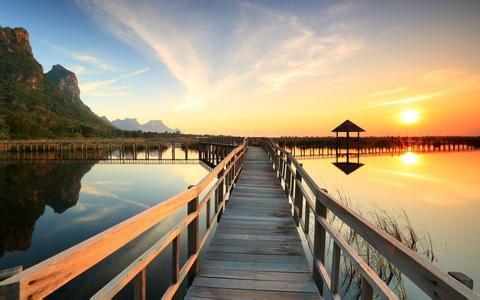
//> input picture OpenCV_Sample/Open_3/bitmap.png, 480 x 300 px
$ ./main   (built with g++ and OpenCV 4)
//> lines starting //> are read from the running program, lines starting //| are printed output that depends on the picture
//加载本地图片测试图像浅拷贝和深拷贝

#include<stdio.h>
#include <opencv2\opencv.hpp>
#include <opencv2\core\core.hpp>

using namespace cv;
using namespace std;

int main(int argc,char*argv[])
{
	namedWindow("Show");

	Mat m_image;

	m_image = imread("bitmap.png",1);
//> m_image is the input picture: 300 rows x 480 cols, CV_8UC3; mean B, G, R 116.3, 140, 153.7

	Mat m_image_result;

	flip(m_image,m_image_result,0);
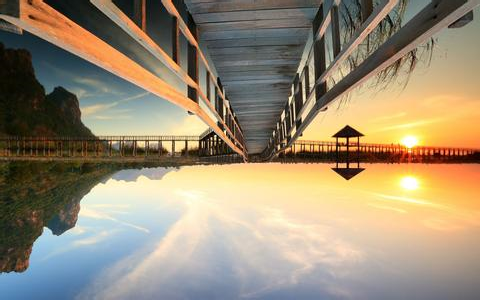
//> m_image_result: 300 rows x 480 cols, CV_8UC3; mean B, G, R 116.3, 140, 153.7

	Mat m_image_deep;

	m_image_result.copyTo(m_image_deep);

	Mat m_image_shallow;

	m_image_shallow = m_image_result;

	flip(m_image,m_image_result,1);
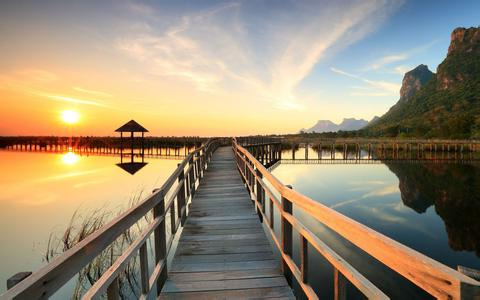
//> m_image_result: 300 rows x 480 cols, CV_8UC3; mean B, G, R 116.3, 140, 153.7

	imshow("Show",m_image);
	imshow("Deep",m_image_deep);
	imshow("Shallow",m_image_shallow);
	imshow("Flip",m_image_result);

	waitKey(0);

	return 0;
}
